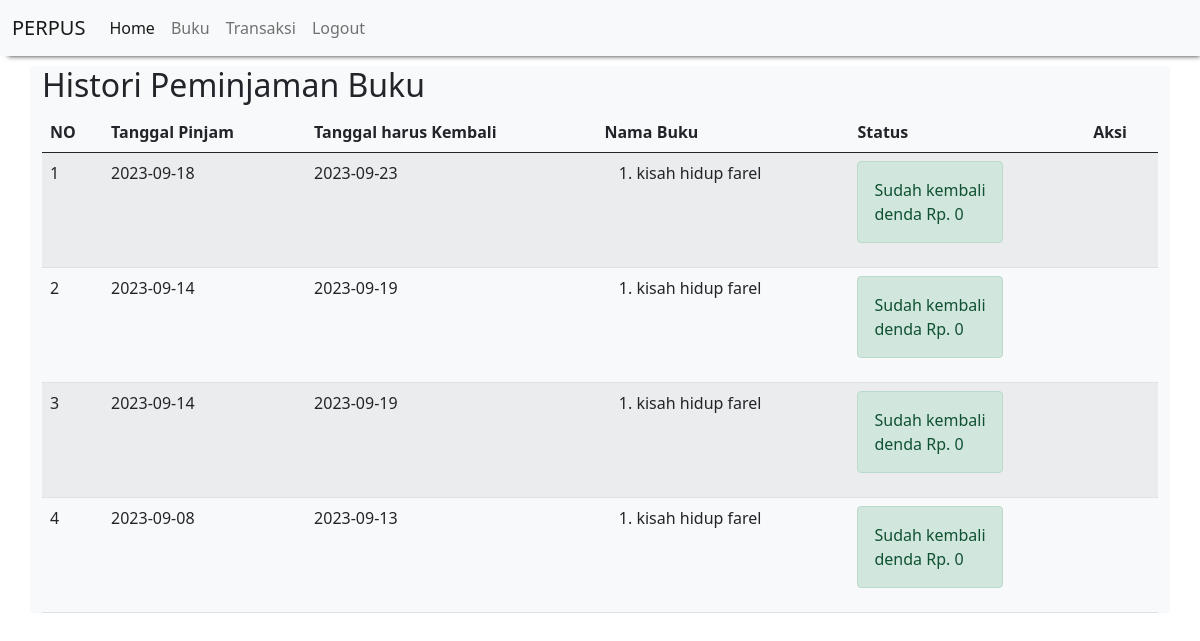
/histori_peminjaman.php (signed in), run on the app's committed database.
### tables this page shows
CREATE TABLE `peminjaman_buku` (
  `id_peminjaman_buku` int(11) NOT NULL,
  `id_siswa` int(11) NOT NULL,
  `tanggal_pinjam` date NOT NULL,
  `tanggal_kembali` date NOT NULL
);

CREATE TABLE `detail_peminjaman_buku` (
  `id_detail_peminjaman_buku` int(11) NOT NULL,
  `id_peminjaman_buku` int(11) NOT NULL,
  `id_buku` int(11) NOT NULL,
  `qty` int(11) NOT NULL
);

CREATE TABLE `buku` (
  `id_buku` int(11) NOT NULL,
  `nama_buku` varchar(100) NOT NULL,
  `pengarang` varchar(100) NOT NULL,
  `deskripsi` varchar(255) NOT NULL,
  `foto` varchar(255) NOT NULL
);

CREATE TABLE `pengembalian_buku` (
  `id_pengembalian_buku` int(11) NOT NULL,
  `id_peminjaman_buku` int(11) NOT NULL,
  `tanggal_pengembalian` date NOT NULL,
  `denda` int(11) NOT NULL
);

### histori_peminjaman.php (the view)
<?php
    include "header.php";
?>
<h2>Histori Peminjaman Buku</h2>
<table class="table table-hover table-striped">
    <thead>
        <th>NO</th><th>Tanggal Pinjam</th><th>Tanggal harus Kembali</th><th>Nama Buku</th><th>Status</th><th>Aksi</th>
    </thead>
    <tbody>
        <?php
        include "koneksi.php";
        $qry_histori=mysqli_query($koneksi,"select * from peminjaman_buku order by id_peminjaman_buku desc");
        $no=0;
        while($dt_histori=mysqli_fetch_array($qry_histori)){
            $no++;
            $buku_dipinjam="<ol>";
            $qry_buku=mysqli_query($koneksi,"select * from  detail_peminjaman_buku join buku on buku.id_buku=detail_peminjaman_buku.id_buku where id_peminjaman_buku = '".$dt_histori['id_peminjaman_buku']."'");
            while($dt_buku=mysqli_fetch_array($qry_buku)){
                $buku_dipinjam.="<li>".$dt_buku['nama_buku']."</li>";
            }
            $buku_dipinjam.="</ol>";
            $qry_cek_kembali=mysqli_query($koneksi,"select * from pengembalian_buku where id_peminjaman_buku = '".$dt_histori['id_peminjaman_buku']."'");
            if(mysqli_num_rows($qry_cek_kembali)>0){
                $dt_kembali=mysqli_fetch_array($qry_cek_kembali);
                $denda="denda Rp. ".$dt_kembali['denda'];
                $status_kembali="<label class='alert alert-success'>Sudah kembali <br>".$denda."</label>";
                $button_kembali="";
            } else {
                $status_kembali="<label class='alert alert-danger'>Belum kembali</label>";
                $button_kembali="<a href='kembali.php?id=".$dt_histori['id_peminjaman_buku']."' class='btn btn-warning' onclick='return confirm(\"hello\")'>Kembalikan</a>";
            }
        ?>
            <tr>
                <td><?=$no?></td><td><?=$dt_histori['tanggal_pinjam']?></td><td><?=$dt_histori['tanggal_kembali']?></td><td><?=$buku_dipinjam?></td><td><?=$status_kembali?></td><td><?=$button_kembali?></td>
            </tr>
        <?php
        }
        ?>
    </tbody>
</table>
<?php
    include "footer.php";
?>

### header.php (shortened to what this page needs)
<!DOCTYPE html>
<html>
<head>
    <link href="https://cdn.jsdelivr.net/npm/bootstrap@5.0.1/dist/css/bootstrap.min.css" rel="stylesheet">
</head>
<body>
    <nav class="navbar navbar-expand-lg navbar-light bg-light" style="box-shadow: 4px 4px 5px -4px;">
      <div class="container-fluid">
        <a class="navbar-brand" href="#">PERPUS</a>
        <div class="collapse navbar-collapse" id="navbarNav">
          <ul class="navbar-nav">
            <li class="nav-item">
              <a class="nav-link active" aria-current="page" href="home.php">Home</a>
            </li>
            <li class="nav-item">
              <a class="nav-link" aria-current="page" href="buku.php">Buku</a>
            </li>
            <li class="nav-item">
              <a class="nav-link" aria-current="page" href="histori_peminjaman.php">Transaksi</a>
            </li>
            <li class="nav-item">
              <a class="nav-link" aria-current="page" href="logout.php">Logout</a>
            </li>
          </ul>
        </div>
      </div>
    </nav>
  <div class="container bg-light rounded" style="margin-top:10px">

### footer.php (shortened to what this page needs)
</div>
</body>
</html>

### data on the page
peminjaman_buku: tanggal_pinjam "2023-09-18", tanggal_kembali "2023-09-23", pengembalian_buku.denda "denda Rp. 0"
detail_peminjaman_buku: id_buku.nama_buku "kisah hidup farel"
peminjaman_buku: tanggal_pinjam "2023-09-14", tanggal_kembali "2023-09-19", pengembalian_buku.denda "denda Rp. 0"
detail_peminjaman_buku: id_buku.nama_buku "kisah hidup farel"
peminjaman_buku: tanggal_pinjam "2023-09-14", tanggal_kembali "2023-09-19", pengembalian_buku.denda "denda Rp. 0"
detail_peminjaman_buku: id_buku.nama_buku "kisah hidup farel"
peminjaman_buku: tanggal_pinjam "2023-09-08", tanggal_kembali "2023-09-13", pengembalian_buku.denda "denda Rp. 0"
detail_peminjaman_buku: id_buku.nama_buku "kisah hidup farel"
